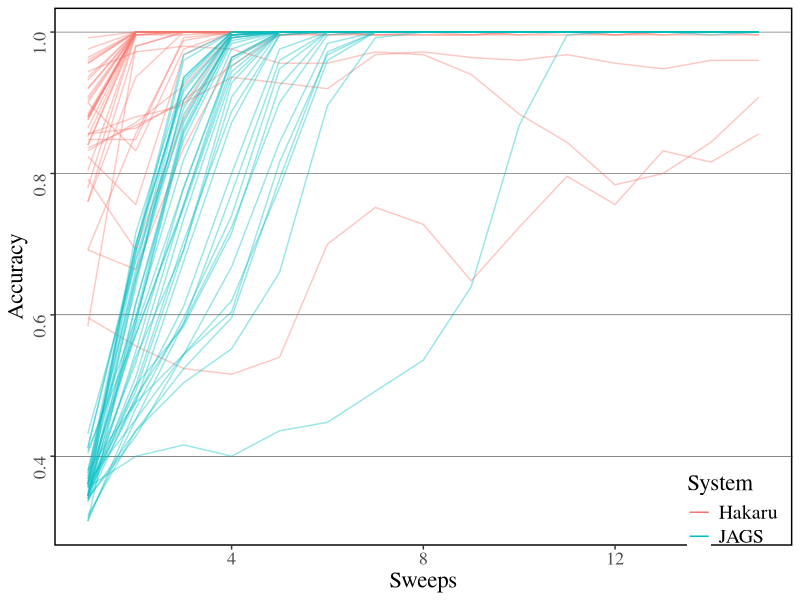

Generate this figure with R:
library('ggplot2')

data <- read.csv("gmm_sweeps2.csv", header=T)

p <- ggplot(data,
            aes(x=Sweeps, y=Accuracy, group=interaction(Chains, System), colour=System)) +
     geom_line(alpha=0.4) +
     guides(colour = guide_legend(override.aes = list(alpha = 1))) +
     theme_bw() + 
     theme(panel.grid.major = element_line(colour = "black", size=0.15)) +
     theme(panel.grid.minor = element_blank()) +
     theme(panel.grid.major.x = element_blank()) +
     theme(panel.border = element_rect(colour = "black", fill=NA, size=1)) +
     theme(text = element_text(family="Times")) +
     theme(plot.title = element_text(size = rel(2))) +
     theme(axis.title.y = element_text(size = rel(1.5), angle = 90)) +
     theme(axis.title.x = element_text(size = rel(1.5))) +
     theme(axis.text.y = element_text(size = rel(1.5), angle = 90)) +
     theme(axis.text.x = element_text(size = rel(1.5))) +
     theme(legend.title = element_text(size = rel(1.5))) +
     theme(legend.text = element_text(size = rel(1.3))) +
     theme(legend.background = element_rect(fill = "transparent")) +
     theme(legend.justification=c(0.02,1.0),
           legend.position=c(0.85,0.15))               # Position legend in bottom right


ggsave("gmmsweeps2.pdf", p)
